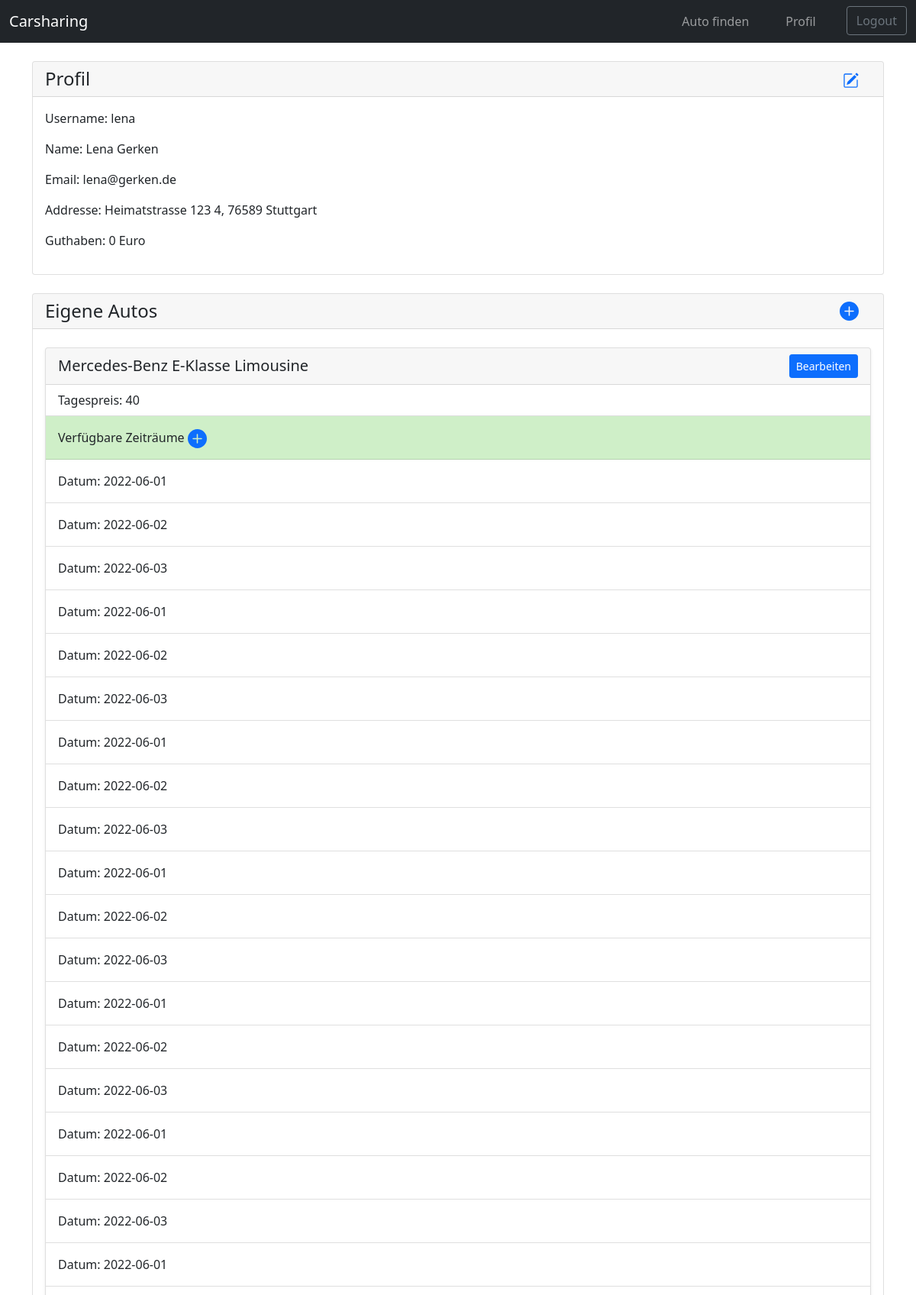
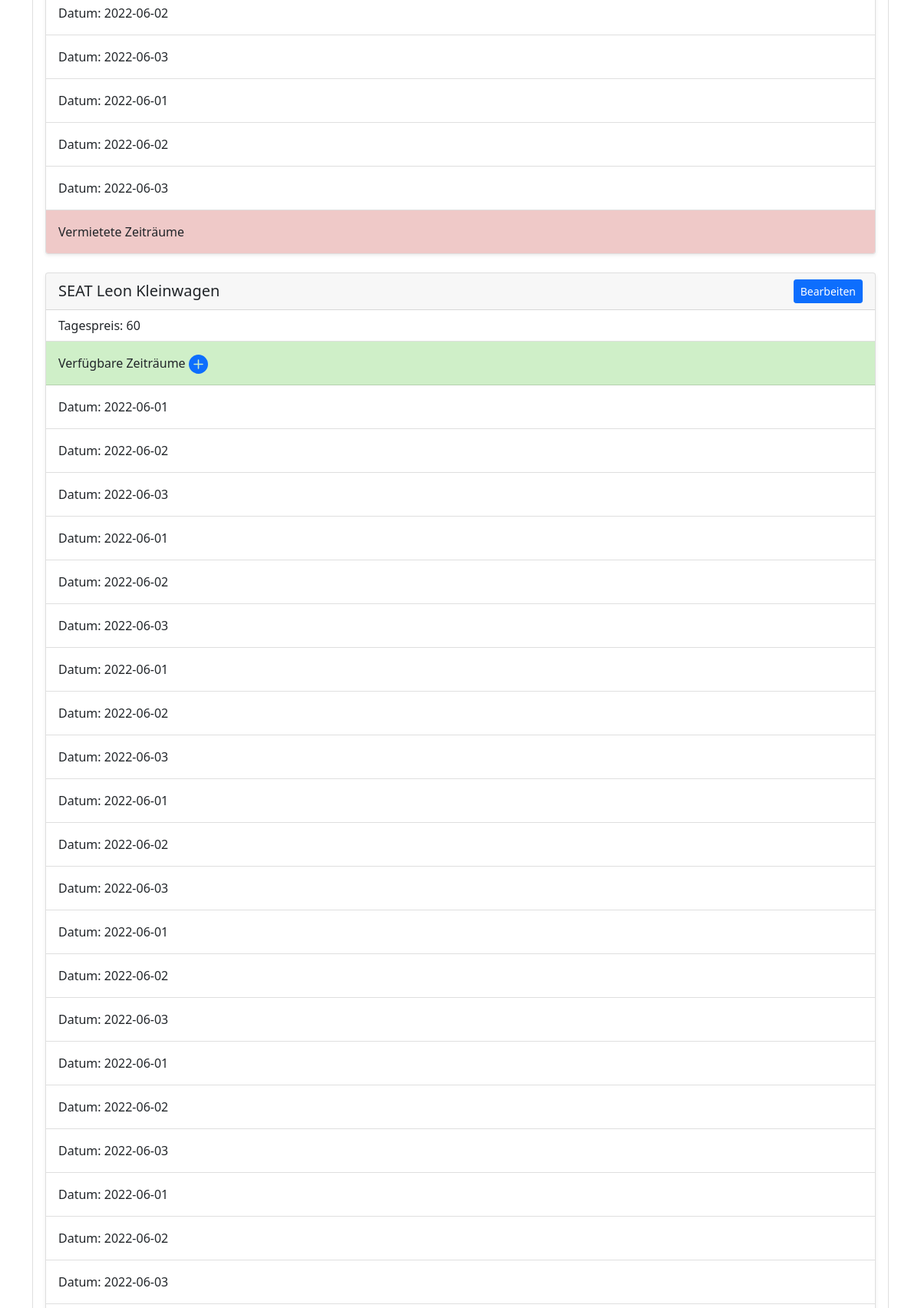
Page /profile (signed in, upper part) on the committed database (2 pictures, top to bottom).
### tables this page shows
CREATE TABLE User(
        UserID INTEGER NOT NULL PRIMARY KEY AUTOINCREMENT,
        Benutzername TEXT, 
        Vorname TEXT, 
        Nachname TEXT, 
        Email TEXT, 
        Passwort TEXT, 
        Guthaben INT, 
        Adresse INT,
        FOREIGN KEY(Adresse) REFERENCES Adresse(AdressID)
        );

CREATE TABLE Adresse(
        AdressID INTEGER NOT NULL PRIMARY KEY AUTOINCREMENT, 
        Straße TEXT, 
        Hausnummer INT, 
        Ort TEXT, 
        Postleitzahl TEXT
        );

CREATE TABLE Autos(
        AutoID INTEGER NOT NULL PRIMARY KEY AUTOINCREMENT, 
        Hersteller TEXT, 
        Modell TEXT, 
        Fahrzeugtyp TEXT,
        PreisProTag INT
        );

CREATE TABLE Verfuegbar(
        Auto INT,
        Datum DATE,
        FOREIGN KEY(Auto) REFERENCES Autos(AutoID)
        );

### app.py (the view, shortened to what this page needs)
@app.route("/profile", methods = ["GET", "POST"])
def profile():
    email = None
    username = None
    firstName = None
    lastName = None
    addressID = None
    street = None
    houseNum = None
    city = None
    postalCode = None
    credit = None
    password = None
    rented = []
    periods = []
    if request.method == "GET":
        if session.get("UserID") is None:
            with sqlite3.connect("database.sqlite") as con:
                cur = con.cursor()
                cur.fetchall()
            return redirect(url_for("login"))
        else:
            with sqlite3.connect("database.sqlite") as con:
                cur = con.cursor()
                userID = session["UserID"]
                email = cur.execute("SELECT Email from User WHERE UserID=(?)", [(userID)]).fetchone()[0]
                username =cur.execute("SELECT Benutzername from User WHERE UserID=(?)", [(userID)]).fetchone()[0]
                firstName = cur.execute("SELECT Vorname from User WHERE UserID=(?)", [(userID)]).fetchone()[0]
                lastName = cur.execute("SELECT Nachname from User WHERE UserID=(?)", [(userID)]).fetchone()[0]
                password = cur.execute("SELECT Passwort from User WHERE UserID=(?)", [(userID)]).fetchone()[0]
                addressID = cur.execute("SELECT Adresse from User WHERE UserID=(?)", [(userID)]).fetchone()[0]
                street = cur.execute("SELECT Straße from Adresse WHERE AdressID=(?)", [(addressID)]).fetchone()[0]
                houseNum = cur.execute("SELECT Hausnummer from Adresse WHERE AdressID=(?)", [(addressID)]).fetchone()[0]
                city = cur.execute("SELECT Ort from Adresse WHERE AdressID=(?)", [(addressID)]).fetchone()[0]
                postalCode = cur.execute("SELECT Postleitzahl from Adresse WHERE AdressID=(?)", [(addressID)]).fetchone()[0]
                credit = cur.execute("SELECT Guthaben from User WHERE UserID=(?)", [(userID)]).fetchone()[0]
                print(periods)
            con.commit()
            with sqlite3.connect("database.sqlite") as con:
                cur = con.cursor()
                userID = session["UserID"]
                cars = cur.execute("SELECT AutoID, Hersteller, Modell, Fahrzeugtyp, PreisProTag FROM User LEFT JOIN Autobesitzer ON User.UserID = Autobesitzer.User LEFT JOIN Autos ON Autobesitzer.Auto = Autos.AutoID WHERE UserID=(?)", [(userID)]).fetchall()
                all_dates = []
                all_rented = []
                for car in cars:
                    dates = cur.execute("SELECT Datum From Verfuegbar WHERE Auto=(?)", [(car[0])]).fetchall()
                    all_dates.append(dates)
                    rented = cur.execute("SELECT Startdatum, Enddatum FROM Mietauftrag WHERE Auto=(?)", [(car[0])]).fetchall()
                    all_rented.append(rented)
    print(cars[0][0])
    return render_template("profile.html", email = email, username = username, firstName = firstName, lastName = lastName, street = street, houseNum = houseNum, city = city, postalCode = postalCode, credit = credit, password = password, cars = cars, rentCars = [], rented = rented, periods = periods, all_dates = all_dates, all_rented = all_rented)

### templates/profile.html (shortened to what this page needs)
<!DOCTYPE html>
<html lang="en">
    <head>
        <link rel="stylesheet" href="/static/styles/index.css">
        <link rel="stylesheet" href="/static/styles/profile.css">
        <link href="https://cdn.jsdelivr.net/npm/bootstrap@5.1.3/dist/css/bootstrap.min.css" rel="stylesheet">
    </head>
    <body>
        <nav class="navbar navbar-expand-sm sticky-top bg-dark navbar-dark">
            <div class="container-fluid">
                <a class="navbar-brand" href="#">Carsharing</a>
                <div class="collapse navbar-collapse" id="collapsibleNavbar">
                    <ul class="navbar-nav ms-auto">
                        <li class="nav-item">
                            <a class="nav-link" href="{{ url_for("findCar") }}">Auto finden</a>
                        </li>
                        <li class="nav-item">
                            <a class="nav-link" href="{{ url_for("profile") }}">Profil</a>
                        </li>
                        <a href="{{ url_for("logout") }}"><button class="btn btn-outline-secondary my-2 my-sm-0" type="submit">Logout</button></a>
                    </ul>
                </div>
            </div>
        </nav>
        <div class="container" >
            <div class="card mt-4">
                <h4 class="card-header text-center d-flex justify-content-between align-items-center">
                    Profil
                    <a href="#" style="cursor: pointer;">
                    </a>
                </h4>
                <div class="card-body">
                    <p>Username: {{ username }}</p>
                    <p>Name: {{ firstName }} {{ lastName }}</p>
                    <p>Email: {{ email }}</p>
                    <p>Addresse: {{ street }} {{ houseNum }}, {{ postalCode }} {{ city }} </p>
                    <p>Guthaben: {{ credit }} Euro</p>
                </div>
            </div>
            <div class="card mt-4 mb-4">
                <h4 class="card-header text-center d-flex justify-content-between align-items-center">
                    Eigene Autos
                </h4>
                <div class="card-body">
                    {% for car in cars %}
                        {% if cars[0][0] != None %}
                            <div class="card shadow-sm mt-2 mb-4">
                                <h5 class="card-header text-center d-flex justify-content-between align-items-center">
                                    {{car[1]}} {{car[2]}} {{car[3]}}
                                    <button type="button" data-bs-toggle="modal" data-bs-target="#edit{{ car[0] }}" data-id="{{ car[0] }}" class="btn btn-sm btn-primary"> Bearbeiten </button>
                                </h5>
                                <ul class="list-group list-group-flush">
                                    <li class="list-group-item">Tagespreis: {{car[4]}}</li>
                                    <li class="list-group-item" style="background-color: #CFEFC8">
                                        <label for="period" class="mt-2 mb-2">Verfügbare Zeiträume</label>
                                        <svg xmlns="http://www.w3.org/2000/svg"  data-bs-toggle="modal" data-bs-target="#timeframes{{ car[0] }}" data-id="{{ car[0] }}"style="margin-right: 1rem;" type="button" width="25" height="25" fill="#0d6efd" class=" bi bi-plus-circle-fill mr-5" viewBox="0 0 16 16">
                                            <path d="M16 8A8 8 0 1 1 0 8a8 8 0 0 1 16 0zM8.5 4.5a.5.5 0 0 0-1 0v3h-3a.5.5 0 0 0 0 1h3v3a.5.5 0 0 0 1 0v-3h3a.5.5 0 0 0 0-1h-3v-3z"/>
                                        </svg>
                                    </li>
                                    {% for date in all_dates[0] %}
                                        {% if date != None %}
                                            <li for="period" class="list-group-item">
                                                <label class="mt-2 mb-2">Datum: {{date[0]}}</label>
                                            </li>
                                        {% endif %}
                                    {% endfor %}
                                    <li class="list-group-item" style="background-color: #EFC9C8">
                                        <label for="period" class="mt-2 mb-2">Vermietete Zeiträume</label>
                                    </li>
                                </ul>
                            </div>
                        {% endif %}
                    {% endfor %}
                </div>
            </div>
        </div>
    </body>
</html>

### static/styles/index.css (style rules this page uses)
nav ul li { padding-right: 2rem; }

### rows in the picture
User: Benutzername "lena", Vorname "Lena", Nachname "Gerken", Email "lena@gerken.de"
Adresse: Straße "Heimatstrasse 123", Postleitzahl "76589", Ort "Stuttgart"
Autos: Hersteller "Mercedes-Benz", Modell "E-Klasse", Fahrzeugtyp "Limousine", PreisProTag "40"
Verfuegbar: Datum "2022-06-01"
Verfuegbar: Datum "2022-06-02"
Verfuegbar: Datum "2022-06-03"
Verfuegbar: Datum "2022-06-01"
Verfuegbar: Datum "2022-06-02"
Verfuegbar: Datum "2022-06-03"
Verfuegbar: Datum "2022-06-01"
Verfuegbar: Datum "2022-06-02"
Verfuegbar: Datum "2022-06-03"
Verfuegbar: Datum "2022-06-01"
Verfuegbar: Datum "2022-06-02"
Verfuegbar: Datum "2022-06-03"
Verfuegbar: Datum "2022-06-01"
Verfuegbar: Datum "2022-06-02"
Verfuegbar: Datum "2022-06-03"
Verfuegbar: Datum "2022-06-01"
Verfuegbar: Datum "2022-06-02"
Verfuegbar: Datum "2022-06-03"
Verfuegbar: Datum "2022-06-01"
Verfuegbar: Datum "2022-06-02"
Verfuegbar: Datum "2022-06-03"
Verfuegbar: Datum "2022-06-01"
Verfuegbar: Datum "2022-06-02"
Verfuegbar: Datum "2022-06-03"
Autos: Hersteller "SEAT", Modell "Leon", Fahrzeugtyp "Kleinwagen", PreisProTag "60"

### other values in the picture
{{ houseNum }} "4"
{{ credit }} "0"
